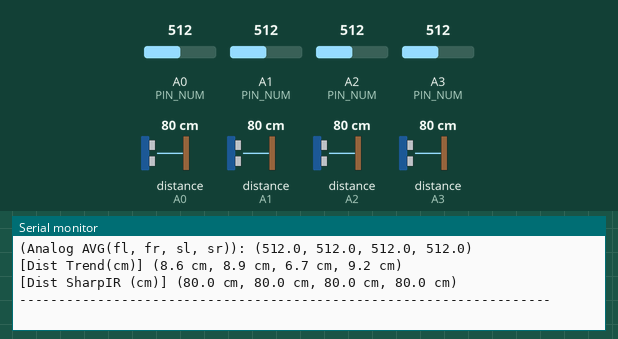
Recording of a sketch running on a simulated Arduino Uno, built with avr-gcc and run on an emulated ATmega328P. Parts: the last lines printed to the serial monitor. The test bench sets the inputs (shaded band); at power-on: distance to the obstacle (sensors on A0, A1, A2, A3) 80 cm, A1 (PIN_NUM) = 512, A0 (PIN_NUM) = 512, A2 (PIN_NUM) = 512, A3 (PIN_NUM) = 512.

Above: at 1.2 s.
1.3 s: distance to the obstacle (sensor on A0) set to 2 cm
At 2.7 s:
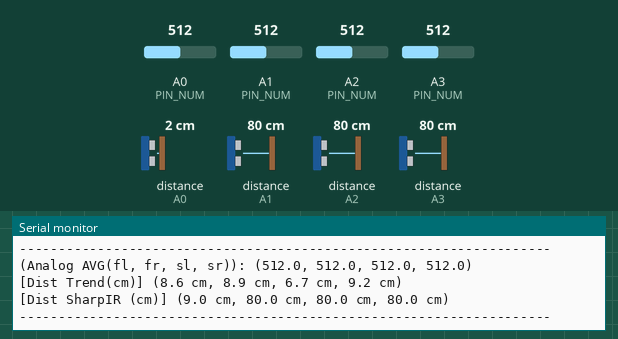
2.8 s: distance to the obstacle (sensor on A1) set to 2 cm
At 4.1 s:
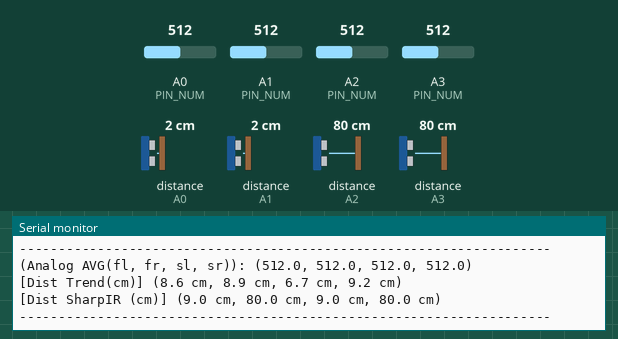
4.3 s: distance to the obstacle (sensor on A2) set to 2 cm
At 5.7 s:
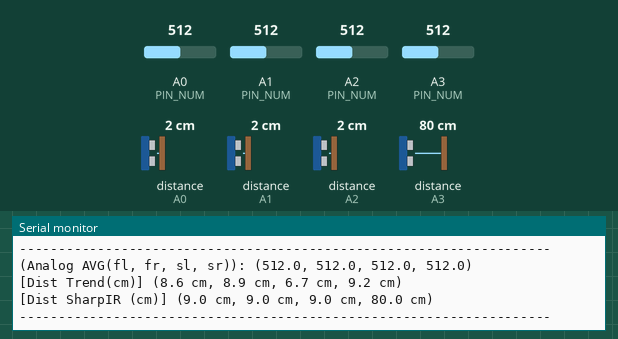
5.8 s: distance to the obstacle (sensor on A3) set to 2 cm
At 6.9 s:
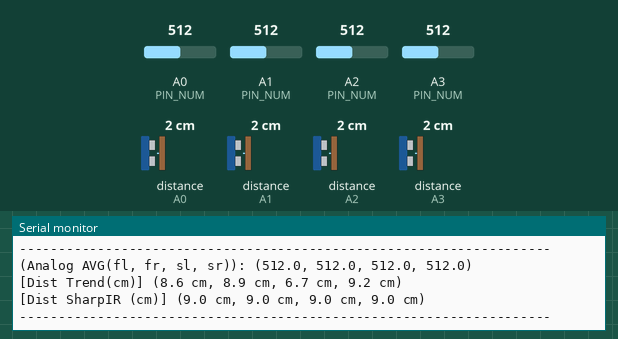
7.3 s: A1 (PIN_NUM) set to 716
At 8.7 s:
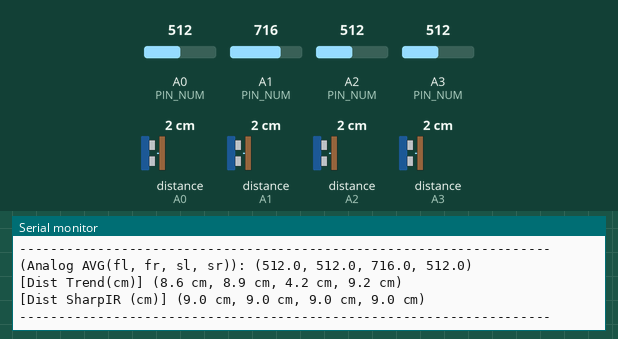
8.8 s: A0 (PIN_NUM) set to 716
At 10.3 s:
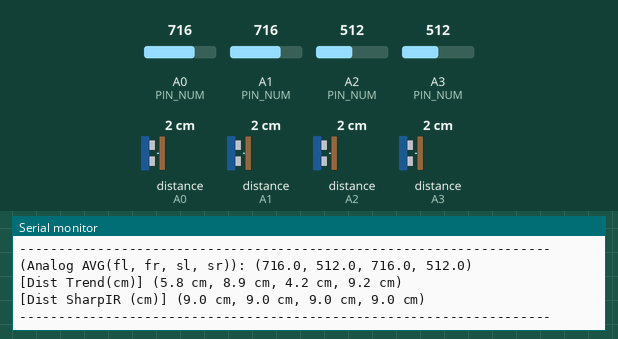

The sketch:

SharpIR_Distance.ino
```cpp
#include <Arduino.h>
#include <SharpIR.h>

// 전방 좌측, 전방 우측, 측방 좌측, 측방 우측
const int PIN_NUM[4] = {A0,A2,A1,A3};

// SharpIR 객체 4개 (각 센서가 모두 같은 모델이라고 가정)
// 만약 모델이 서로 다르면 센서별로 다르게 지정
SharpIR irFL(SharpIR::GP2Y0A21YK0F,A0);
SharpIR irFR(SharpIR::GP2Y0A21YK0F,A2);
SharpIR irSL(SharpIR::GP2Y0A21YK0F,A1);
SharpIR irSR(SharpIR::GP2Y0A21YK0F,A3);

// 배열로 다루기 쉽게 포인터 배열 구성
SharpIR* irSensor[4] = {&irFL,&irFR,&irSL,&irSR};

// 첫번째 소스의 추세함수
float psd2Distance(int x, float d)
{
  float distance = 0.0;

// d가 0이면 powd(d, 음수)에서 문제가 나므로 예외처리
  if (d<=0.0) return 0.0;

  if(x == 0){
    distance = 13768 * pow(d,-1.183); //전방 좌측
  }
  else if(x == 1){
    distance = 15911 * pow(d,-1.2); //전방 우측
  }
  else if(x == 2){
    distance = 37406 * pow(d,-1.383); //측방 좌측
  }
  else if(x == 3){
    distance = 44932 * pow(d,-1.361); //측방 우측
  }
  else{
    distance = 0.0;
  }
  return distance;
}

// 아날로그 값 5회 평균
float readAnalogAverage5(int pin){
  long sum = 0;
  for(int n = 0; n<5; n++){
    sum+=analogRead(pin);
    delay(2);
  }
  return (float)sum/5.0;
}

// SharpIR 거리 5회 평균 (getDistance()는 보통 int cm 반환)
float readSharpIRDistanceAverage5(SharpIR* sensor){
  long sum=0;
  for(int n = 0; n<5; n++){
    sum+=sensor -> getDistance();
    delay(2);
  }
  return (float)sum/5.0;
}

void setup() {
  Serial.begin(115200);
}

void loop() {
  float analogAvg[4] = {0, 0, 0, 0};
  float distTrend[4] = {0, 0, 0, 0};
  float distSharp[4] = {0, 0, 0, 0};

  // 1) 아날로그 평균(5회) 읽기 + 추세함수 거리 계산
  for (int i = 0;i<4;i++){
    analogAvg[i] = readAnalogAverage5(PIN_NUM[i]);
    distTrend[i]= psd2Distance(i,analogAvg[i]);
  }


  // 2) SharpIR 거리(5회) 평균
  for (int i = 0;i<4;i++){
    distSharp[i] = readSharpIRDistanceAverage5(irSensor[i]);
  }

  // 출력1) 아날로그 평균
  Serial.print("(Analog AVG(fl, fr, sl, sr)): (");
  for (int i = 0;i<4;i++){
    Serial.print(analogAvg[i],1);
    if(i<3) Serial.print(", ");
    else Serial.println(")");
  }

  // 출력2) 추세함수 거리
  Serial.print("[Dist Trend(cm)] (");
  for (int i = 0;i<4;i++){
    Serial.print(distTrend[i],1);
    if(i<3) Serial.print(" cm, ");
    else Serial.println(" cm)");
  }

  // 출력3) SharpIR 거리
  Serial.print("[Dist SharpIR (cm)] (");
  for (int i = 0;i<4;i++){
    Serial.print(distSharp[i],1);
    if(i<3) Serial.print(" cm, ");
    else Serial.println(" cm)");
  }

  Serial.println("--------------------------------------------------------------------");

  delay(500);
}
```

Measured:
- after the input at 1.3 s, the serial monitor: prints a new line after 1.2 s (image 1)
- after the input at 2.8 s, the serial monitor: prints a new line after 0.70 s (image 2)
- after the input at 4.3 s, the serial monitor: prints a new line after 1.2 s (image 3)
- after the input at 5.8 s, the serial monitor: prints a new line after 0.70 s (image 4)
- after the input at 7.3 s, the serial monitor: prints a new line after 1.2 s (image 5)
- after the input at 8.8 s, the serial monitor: prints a new line after 0.69 s (image 6)
